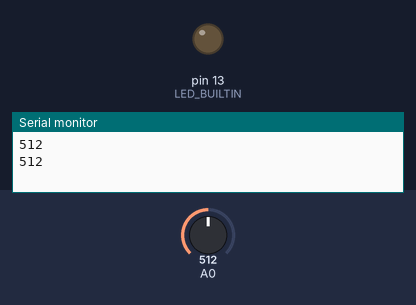
Recording of a sketch running on a simulated Arduino Uno, built with avr-gcc and run on an emulated ATmega328P. Parts: output pins drawn as LEDs (lit = HIGH), the last lines printed to the serial monitor. The inputs (shaded band) are chosen by the test bench; at power-on: A0 = 512.

Above: at 1.8 s.
1.9 s: A0 set to 317
4.2 s: A0 set to 291
At 6.4 s:
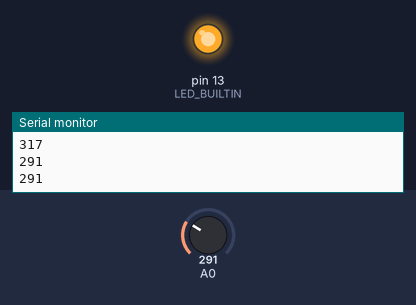
7.5 s: A0 set to 306
At 9.9 s:
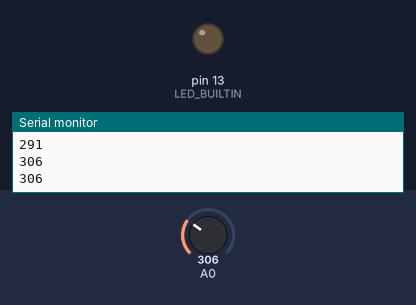
10.5 s: A0 set to 290
At 13.4 s:
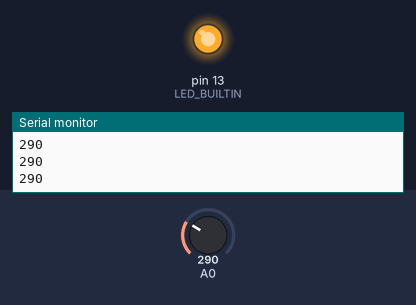
Timing chart, 0 to 14.5 s (numbered marks = the images above; inputs shaded):
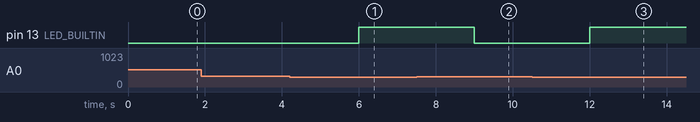

Measured:
- the behaviour switches between 300 and 299 on A0 (found by bisection; images 0 and 1)
- after the input at 4.2 s, pin 13 (LED_BUILTIN): LOW → HIGH after 1.8 s
- after the input at 7.5 s, pin 13 (LED_BUILTIN): HIGH → LOW after 1.5 s
- after the input at 10.5 s, pin 13 (LED_BUILTIN): LOW → HIGH after 1.5 s

The sketch:

SmartPlant4.1.ino
```cpp
  /*
  # Editor     : Lauren
  # Date       : 13.01.2012
  # Version    : 1.0
  # Connect the sensor to the A0(Analog 0) pin on the Arduino board
  # the sensor value description
  # 0  ~300     dry soil
  # 300~700     humid soil
  # 700~950     in water
  */
void setup() {
  Serial.begin(9600); // open serial port, set the baud rate as 9600 bps
  pinMode (LED_BUILTIN, OUTPUT);
}
void loop() {
  int val;
  val = analogRead(0); //connect sensor to Analog 0
  Serial.println(val); //print the value to serial port
  delay(1000);
  if (val < 300)
  digitalWrite(LED_BUILTIN, HIGH);
  if (val >= 300)
  digitalWrite(LED_BUILTIN, LOW);
}
```
